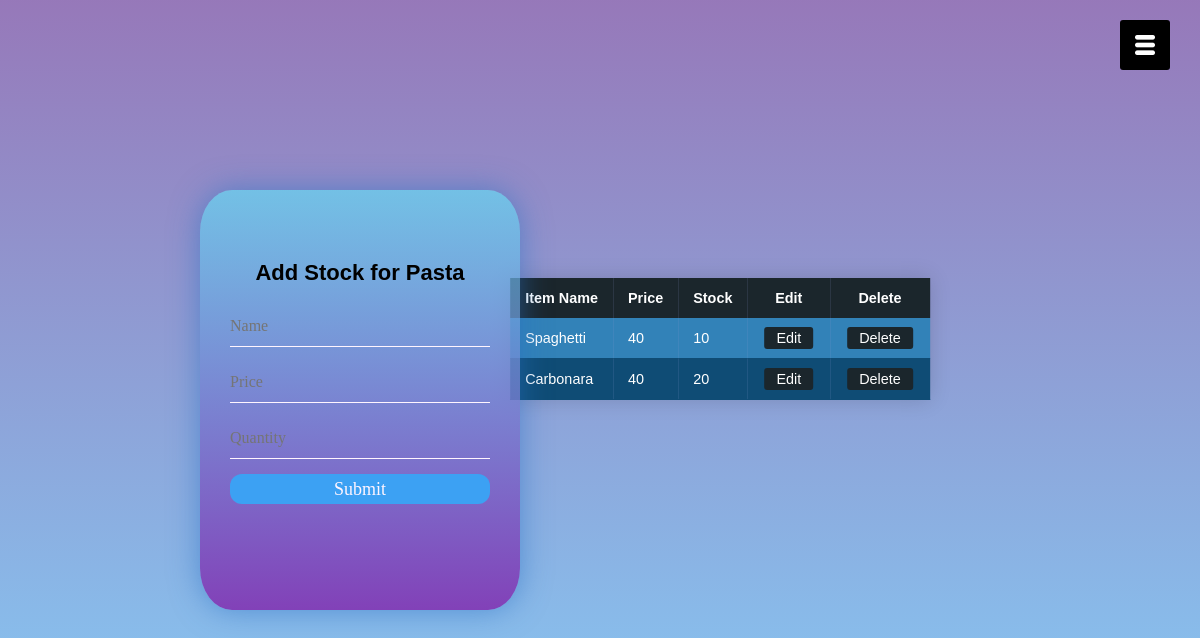
/pasta.php, run on the app's committed database.
### tables this page shows
CREATE TABLE `pasta` (
  `id` int(20) NOT NULL,
  `name` varchar(20) NOT NULL,
  `price` int(20) NOT NULL,
  `stocks` int(20) NOT NULL
);

### pasta.php (the view, shortened to what this page needs)
<?php
include_once 'connection.php';
?>
<!DOCTYPE html>
<html>
<head>
    <link rel="stylesheet" href="style/admin.css">
</head>
<body>
	<div id="menuBtn">
		<img src="img/menu.png" id="menu">
	</div>
<table class="styled-table">
                <thead>
                    <tr>
                        <th> Item Name </th>
                        <th> Price </th>
                        <th> Stock </th>
                        <th> Edit</th>
                        <th> Delete</th>
                    </tr>
                <tbody>
                    <?php
                        $sql = "SELECT *  FROM pasta";
                        $result = $conn->query($sql);
                        if($result->num_rows > 0) {
                            while ($row = $result->fetch_assoc()) {
                                ?>
                                <tr>
                                    <td> <?php echo $row["name"] ?></td>
                                    <td> <?php echo $row["price"] ?></td>
                                    <td> <?php echo $row["stocks"] ?></td>
                                    <td><a class = "a" href="editp.php?id=<?php echo $row['id']; ?>">Edit</a></td>
                                    <td><a class = "a" href="deletep.php?name=<?php echo $row['name']; ?>">Delete</a></td>
                                </tr>
                                <?php
                            }
                        } else {
                            echo "No result";
                        }
                        ?>
                </tbody>
            </table>
            <div class="pasta" >
                <h1>Add Stock for Pasta</h1>
                <form action="insertp.php" method="post">
                    <input type="text" placeholder="Name" name="name" autocomplete="off" required>
                    <input type="number" placeholder="Price" name="price" autocomplete="off" required>
                    <input type="number" placeholder="Quantity" name="qty" autocomplete="off" required>
                    <input type="submit">
                </form>
            </div>
</body>
</html>

### style/admin.css (style rules this page uses)
* { margin: 0; padding: 0; }
body { font-family: "Century Gothic", sans-serif; background-image: linear-gradient(rgba(87, 39, 143, 0.623), #85cdf7); background-size: cover; background-position: center; height: 100vh; }
.login-box, .meals, .pasta, .drinks { width: 320px; height: 420px; box-shadow: 0 0 30px rgba(40, 113, 196, 0.589); background-image: linear-gradient(rgba(96, 224, 247, 0.623), #8241b8); color: #000; top: 50%; left: 30%; position: absolute; transform: translate(-50%, -50%); box-sizing: border-box; border-radius: 10%; padding: 70px 30px; }
h1 { margin: 0; padding: 0 0 20px; text-align: center; font-size: 22px; }
.login-box input, .meals input, .pasta input, .drinks input { width: 100%; margin-bottom: 15px; }
.login-box input[type="text"], input[type="password"], .meals input[type="text"], input[type="number"], .pasta input[type="text"], input[type="number"], .drinks input[type="text"], input[type="number"] { border: none; border-bottom: 1px solid #fff5ff; background: transparent; outline: none; height: 40px; font-size: 16px; font-family: Serif ; }
.login-box input[type="submit"], .meals input[type="submit"], .pasta input[type="submit"], .drinks input[type="submit"] { border: none; outline: none; height: 30px; background: #3ca1f3; color: #fff5ff; font-size: 18px; font-family: Serif ; border-radius: 12px; }
#menuBtn { width: 50px; height: 50px; background: black; text-align: center; position: fixed; right: 30px; top: 20px; border-radius: 3px; z-index: 3; cursor: pointer; }
#menuBtn img { width: 20px; margin-top: 15px; }
.styled-table { border-collapse: collapse; margin: 25px 0; font-size: 0.9em; font-family: sans-serif; min-width: 400px; box-shadow: 0 0 20px rgba(0, 0, 0, 0.15); margin: auto; padding: 5px; top: 40%; left: 60%; bottom: 40%; position: absolute; transform: translate(-50%, -50%); color: white; }
.styled-table thead tr { background-color: #1B262C; color: #ffffff; }
.styled-table th, .styled-table td { padding: 12px 15px; }
.styled-table tbody tr { border-bottom: 1px solid #0F4C75; }
.styled-table tbody tr:nth-of-type(even) { background-color: #0F4C75; }
.styled-table tbody tr:nth-of-type(odd) { background-color: #3282B8; }
.a { text-align: center; background-color: #1B262C; border: none; border-radius: 3px; color: white; padding: 3px 12px; text-decoration: none; margin: 2px 2px; cursor: pointer; }

### data on the page
pasta: name "Spaghetti", price "40", stocks "10"
pasta: name "Carbonara", price "40", stocks "20"
